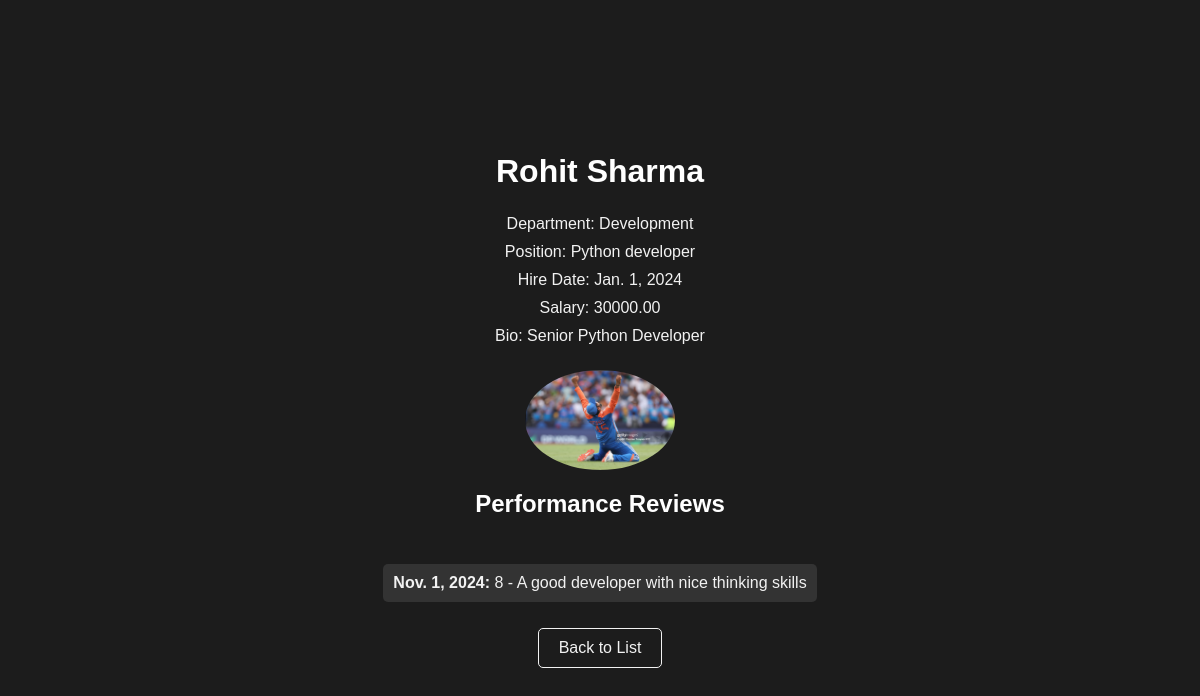
The page /employees/4/ on the database its author committed.
### employees/models.py (models this page shows, shortened)
class Employee(models.Model):
    user = models.OneToOneField(User, on_delete=models.CASCADE)
    department = models.ForeignKey(Department, on_delete=models.SET_NULL, null=True)
    position = models.CharField(max_length=100)
    hire_date = models.DateField()
    salary = models.DecimalField(max_digits=10, decimal_places=2)
    profile_picture = models.ImageField(upload_to='profile_pictures/', null=True, blank=True)
    bio = models.TextField(null=True, blank=True)

class Department(models.Model):
    name = models.CharField(max_length=100)
    location = models.CharField(max_length=100)

class PerformanceReview(models.Model):
    employee = models.ForeignKey(Employee, on_delete=models.CASCADE)
    review_date = models.DateField()
    score = models.IntegerField(validators=[MinValueValidator(0), MaxValueValidator(100)])
    feedback = models.TextField()

### employees/views.py (the view)
# urls.py: path('<int:pk>/', views.employee_detail, name='employee_detail'),
def employee_detail(request, pk):
    employee = Employee.objects.get(pk=pk)
    reviews = PerformanceReview.objects.filter(employee=employee)
    return render(request, 'employees/employee_detail.html', {'employee': employee, 'reviews': reviews})

### employees/templates/employees/employee_detail.html (shortened to what this page needs)
<!DOCTYPE html>
<html>
<head>
</head>
<body>
    <h1>{{ employee.user.first_name }} {{ employee.user.last_name }}</h1>
    <p>Department: {{ employee.department.name }}</p>
    <p>Position: {{ employee.position }}</p>
    <p>Hire Date: {{ employee.hire_date }}</p>
    <p>Salary: {{ employee.salary }}</p>
    <p>Bio: {{ employee.bio }}</p>
    <img src="{{ employee.profile_picture.url }}" alt="Profile Picture" />
    <h2>Performance Reviews</h2>
    <ul>
        {% for review in reviews %}
            <li>
                <strong>{{ review.review_date }}:</strong> {{ review.score }} - {{ review.feedback }}
            </li>
        {% endfor %}
    </ul>
    <a href="{% url 'employee_list' %}">Back to List</a>
</body>
</html>

### employees/templates/employees/employee_detail.html (style rules this page uses)
body { font-family: Arial, sans-serif; background-color: #1c1c1c; color: #f2f2f2; margin: 0; padding: 0; display: flex; flex-direction: column; align-items: center; justify-content: center; min-height: 100vh; text-align: center; }
h1, h2 { margin-bottom: 20px; color: #ffffff; }
p { margin: 5px 0; }
img { max-width: 150px; border-radius: 50%; margin-top: 20px; }
ul { list-style-type: none; padding: 0; }
li { background-color: #333; margin: 10px 0; padding: 10px; border-radius: 5px; }
a { color: #f2f2f2; text-decoration: none; padding: 10px 20px; border: 1px solid #f2f2f2; border-radius: 5px; transition: background-color 0.3s, color 0.3s; }

### rows shown on the page
Employee: user.first_name "Rohit", user.last_name "Sharma", department.name "Development", position "Python developer", hire_date "Jan. 1, 2024", salary "30000.00", bio "Senior Python Developer", profile_picture (picture)
PerformanceReview: review_date "Nov. 1, 2024", score "8", feedback "A good developer with nice thinking skills"
